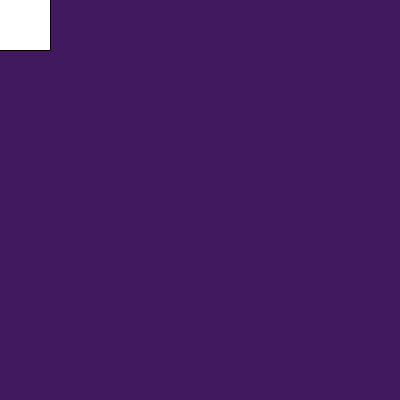
Frame 1 (no input)
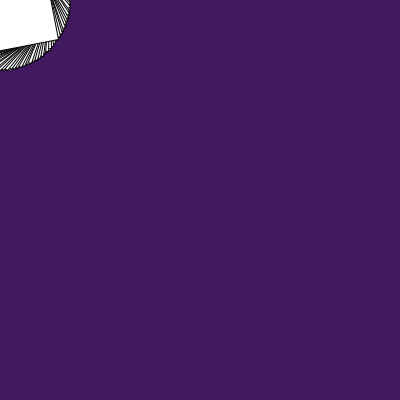
Frame 60 (the mouse pressed at the canvas centre just before this capture)
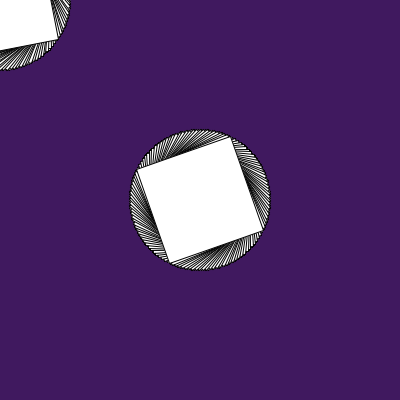
Frame 120 (the mouse held since frame 60 and released just before this capture)

The Processing sketch that drew these frames (run headless with seeded random() and noise(); from frame 60 on, the mouse is pressed at the canvas centre):

// Processing sketch: processing_131652
// ── processing_131652.pde

//Caroline Alves Lins de Albuquerque. Computação S53
//Retangulo girando ao redor do mouse
 
//Criando variável
float r = 0;
float backR;
float backG;
float backB;
 
void setup() {
  size(400, 400);
  //Variação de cor de fundo
  backR = random(0, 100);
  backG = random(0, 100);
  backB = random(0, 100);
  //Cor de fundo
  background(backR, backG, backB);
  //Faz o retângulo seguir o centro do mouse
  rectMode(CENTER);
}
 
void draw() {
  //Cor de fundo e do retângulo
  fill(backR, backG, backB, 50);
  fill(255);
  //Faz o retângulo girar e seguir o mouse
  translate(mouseX, mouseY);
  rotate(r);
  r = r + 0.05;
  //Tamanho do retângulo
  rect(0, 0, 100, 100);
}
